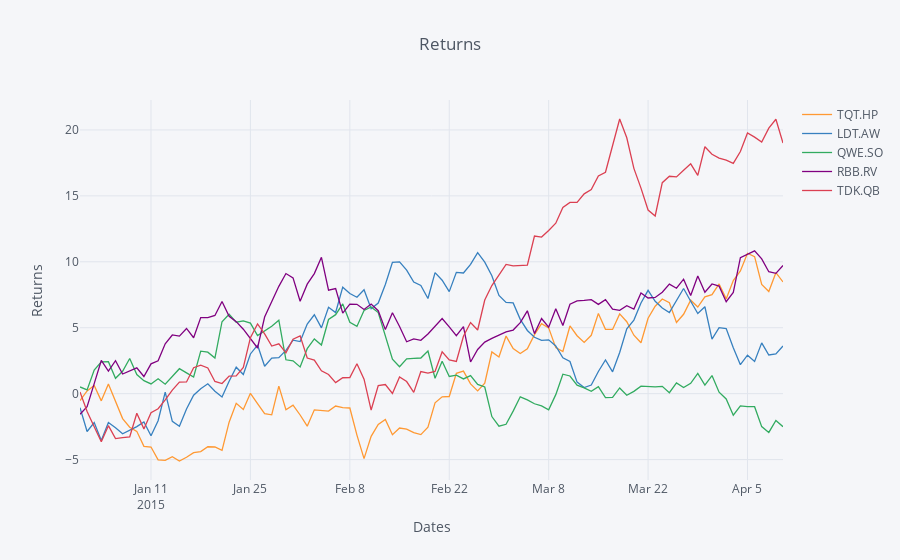

Notebook code cell kept with this figure:
### Code cell
import cufflinks as cf
iplot(cf.datagen.lines().iplot(asFigure=True,
                               kind='scatter',xTitle='Dates',yTitle='Returns',title='Returns'))
